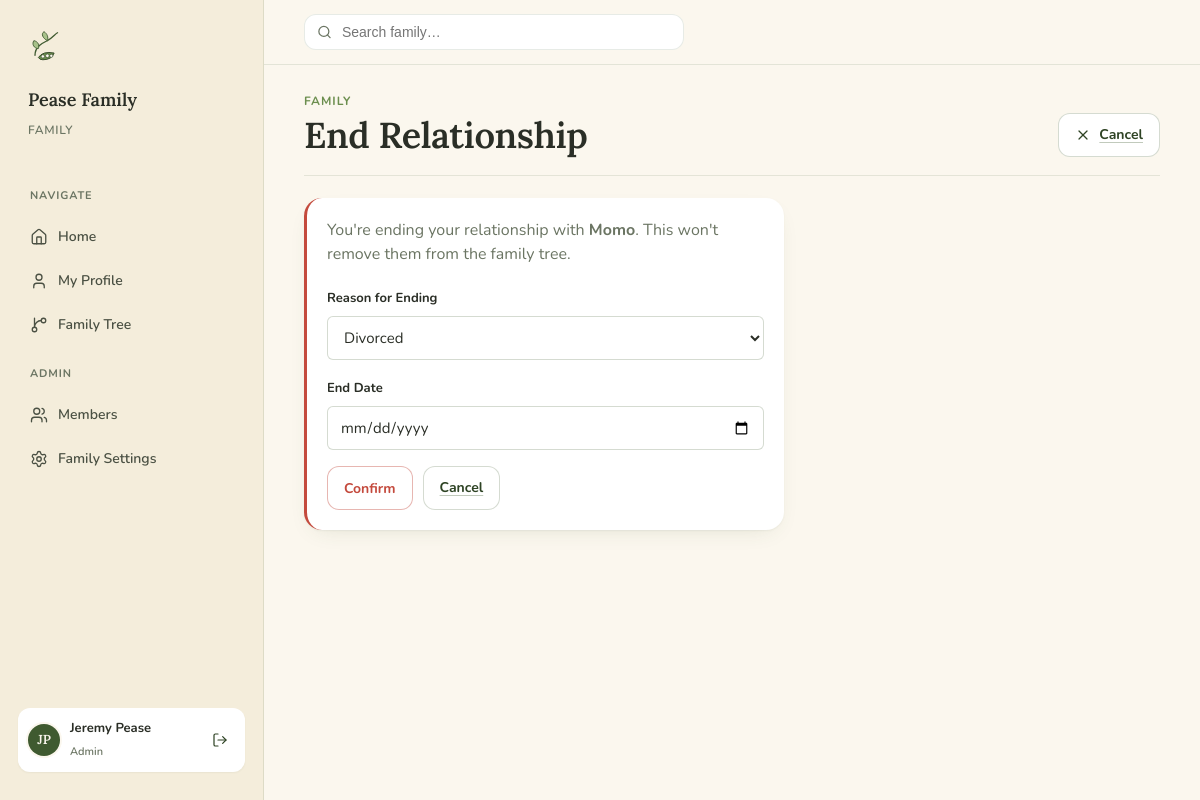
The page /spouse/end (signed in) on the database its author committed.
### app/models.py (models this page shows, shortened)
class Family(db.Model):
    __tablename__ = 'families'
    id = db.Column(db.Integer, primary_key=True)
    name = db.Column(db.String(100), nullable=False)
    created_at = db.Column(db.DateTime, default=datetime.utcnow)
    patriarch_id = db.Column(db.Integer, db.ForeignKey('people.id'), nullable=True)
    matriarch_id = db.Column(db.Integer, db.ForeignKey('people.id'), nullable=True)
    people = db.relationship('Person', back_populates='family', foreign_keys='Person.family_id')
    users = db.relationship('User', back_populates='family', foreign_keys='User.family_id')
    patriarch = db.relationship('Person', foreign_keys=[patriarch_id])
    matriarch = db.relationship('Person', foreign_keys=[matriarch_id])

class User(UserMixin, db.Model):
    __tablename__ = 'users'
    id = db.Column(db.Integer, primary_key=True)
    family_id = db.Column(db.Integer, db.ForeignKey('families.id'), nullable=False)
    email = db.Column(db.String(120), unique=True, nullable=False)
    password_hash = db.Column(db.String(256), nullable=False)
    first_name = db.Column(db.String(50), nullable=False)
    last_name = db.Column(db.String(50), nullable=False)
    phone = db.Column(db.String(20))
    email_verified = db.Column(db.Boolean, default=False)
    verification_token = db.Column(db.String(100))
    verification_token_expiry = db.Column(db.DateTime)
    status = db.Column(db.String(20), default='pending')  # pending/approved/rejected/invited
    approved_by_id = db.Column(db.Integer, db.ForeignKey('users.id'))
    approved_date = db.Column(db.Date)
    is_admin = db.Column(db.Boolean, default=False)
    is_delegate = db.Column(db.Boolean, default=False)
    person_id = db.Column(db.Integer, db.ForeignKey('people.id'))
    person = db.relationship('Person', back_populates='user')
    family = db.relationship('Family', back_populates='users')
    invitation_token = db.Column(db.String(100))
    invitation_token_expiry = db.Column(db.DateTime)
    invited_by_id = db.Column(db.Integer, db.ForeignKey('users.id'))
    reset_token = db.Column(db.String(100))
    reset_token_expiry = db.Column(db.DateTime)
    def get_full_name(self):
        return f"{self.first_name} {self.last_name}"

class Person(db.Model):
    __tablename__ = 'people'
    id = db.Column(db.Integer, primary_key=True)
    family_id = db.Column(db.Integer, db.ForeignKey('families.id'), nullable=False)
    name = db.Column(db.String(100), nullable=False)
    gender = db.Column(db.String(10))
    birthday = db.Column(db.Date)
    nickname = db.Column(db.String(50))
    birthplace = db.Column(db.String(100))
    maiden_name = db.Column(db.String(100))
    deathday = db.Column(db.Date)
    deathplace = db.Column(db.String(100))
    occupation = db.Column(db.String(100))
    email = db.Column(db.String(120))
    phone = db.Column(db.String(20))
    photo_path = db.Column(db.String(200))
    notes = db.Column(db.Text)
    family = db.relationship('Family', back_populates='people', foreign_keys='Person.family_id')
    children = db.relationship(
        'Person',
        secondary=parent_child,
        primaryjoin=id == parent_child.c.parent_id,
        secondaryjoin=id == parent_child.c.child_id,
        backref='parents'
    )
    user = db.relationship('User', back_populates='person', uselist=False)
    def get_display_name(self):
        return self.nickname if self.nickname else self.name

### app/routes.py (the view)
@main.route('/spouse/end', methods=['GET', 'POST'])
@login_required
def spouse_end():
    person = current_user.person
    if not person:
        flash('No profile found.', 'error')
        return redirect(url_for('main.index'))
    rel = None
    for r in person.spouse_relationships_as_p1 + person.spouse_relationships_as_p2:
        if r.status == 'active' and r.confirmed:
            rel = r
            break
    if not rel:
        flash('No active spouse relationship found.', 'error')
        return redirect(url_for('main.profile'))
    form = EndSpouseForm()
    if form.validate_on_submit():
        rel.status = form.status.data
        rel.end_date = form.end_date.data
        db.session.commit()
        flash('Spouse relationship updated.', 'info')
        return redirect(url_for('main.profile'))
    return render_template('spouse_end.html', form=form, spouse=rel.get_spouse_of(person))

### app/forms.py
class EndSpouseForm(FlaskForm):
    status = SelectField('Reason for Ending', choices=[
        ('divorced', 'Divorced'),
        ('deceased', 'Deceased'),
        ('separated', 'Separated'),
        ('annulled', 'Annulled')
    ], validators=[DataRequired()])
    end_date = DateField('End Date', validators=[Optional()])
    submit = SubmitField('Confirm')

### app/models.py (called while the page is built)
@login_manager.user_loader
def load_user(user_id):
    return db.session.get(User, int(user_id))

    def get_spouse_of(self, person):
        if self.person1_id == person.id:
            return self.person2
        return self.person1

### app/templates/spouse_end.html (shortened to what this page needs)
{% extends "base.html" %}
{% block content %}
<div class="page-head">
    <div>
        <div class="eyebrow">Family</div>
        <h1>End Relationship</h1>
    </div>
    <a href="/profile" class="btn btn-secondary">
        <i data-lucide="x"></i> Cancel
    </a>
</div>
<div style="max-width: 480px;">
    <div class="card" style="border-left: 3px solid var(--tomato);">
        <p style="color:var(--text-muted);margin-bottom:20px;">
            You're ending your relationship with <strong>{{ spouse.get_display_name() }}</strong>. This won't remove them from the family tree.
        </p>
        <form method="POST">
            <div class="field">
                {{ form.status.label }}
                {{ form.status() }}
            </div>
            <div class="field">
                {{ form.end_date.label }}
                {{ form.end_date() }}
            </div>
            <div style="display:flex;gap:10px;">
                <button type="submit" class="btn btn-danger">Confirm</button>
                <a href="/profile" class="btn btn-secondary">Cancel</a>
            </div>
        </form>
    </div>
</div>
{% endblock %}

### app/templates/base.html (shortened to what this page needs)
<!DOCTYPE html>
<html lang="en">
<head>
    <link rel="stylesheet" href="{{ url_for('static', filename='css/peavines.css') }}">
</head>
<body>
{% if current_user.is_authenticated %}
<div class="shell">
    <aside class="sidebar">
        <div class="brand">
            <img src="{{ url_for('static', filename='assets/peavines-mark.svg') }}" alt="Peavines">
        </div>
        <div class="family-name">{{ current_user.family.name }}</div>
        <div class="family-meta">Family</div>
        <nav class="nav">
            <div class="nav-section">Navigate</div>
            <a href="/" {% if request.path == '/' %}class="active"{% endif %}>
                <i data-lucide="home"></i> Home
            </a>
            <a href="/profile" {% if request.path == '/profile' %}class="active"{% endif %}>
                <i data-lucide="user"></i> My Profile
            </a>
            <a href="/family/tree" {% if request.path == '/family/tree' %}class="active"{% endif %}>
                <i data-lucide="git-branch"></i> Family Tree
            </a>
            {% if current_user.is_admin %}
            <div class="nav-section">Admin</div>
            <a href="/admin/users" {% if request.path.startswith('/admin') and request.path != '/admin/family' %}class="active"{% endif %}>
                <i data-lucide="users"></i> Members
            </a>
            <a href="/admin/family" {% if request.path == '/admin/family' %}class="active"{% endif %}>
                <i data-lucide="settings"></i> Family Settings
            </a>
            {% endif %}
        </nav>
        <div class="user-chip">
            <div class="av av-sm" style="background: var(--vine);">{{ current_user.first_name[0] }}{{ current_user.last_name[0] }}</div>
            <div>
                <div class="name">{{ current_user.get_full_name() }}</div>
                <div class="role">{% if current_user.is_admin %}Admin{% else %}Member{% endif %}</div>
            </div>
            <form method="POST" action="/logout" style="margin-left: auto;">
                <button type="submit" class="btn btn-ghost btn-sm" title="Sign out" style="padding: 6px;">
                    <i data-lucide="log-out"></i>
                </button>
            </form>
        </div>
    </aside>
    <div class="canvas">
        <header class="topbar">
            <form action="/search" method="GET" class="search">
                <i data-lucide="search"></i>
                <input type="text" name="q" placeholder="Search family…"
                       value="{{ request.args.get('q', '') }}"
                       autocomplete="off" style="background:none;border:none;outline:none;font-size:14px;color:inherit;width:100%;">
            </form>
        </header>
        <div class="canvas-inner">
{% endif %}
{% block content %}{% endblock %}
{% if current_user.is_authenticated %}
        </div>
    </div>
</div>
{% endif %}
</body>
</html>

### rows shown on the page
Family: family.name "Pease Family"
User: first_name "J", last_name "P", get_full_name "Jeremy Pease"
Person: get_display_name "Momo"
